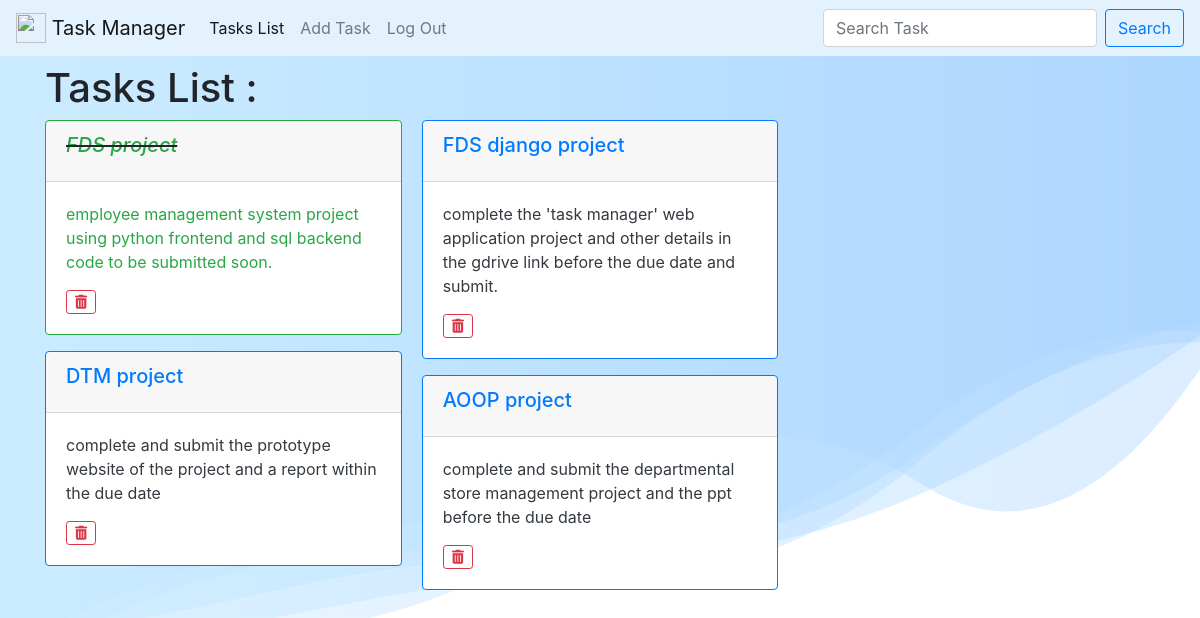
Screenshot of /list_task/ (signed in) with the database file from the repository.
### task_app/models.py (models this page shows)
class Task(models.Model):
    title = models.CharField(max_length=100)
    description = models.TextField(null=True,blank=True)
    complete = models.BooleanField(default=False)
    created = models.DateTimeField(auto_now_add=False)
    manager = models.ForeignKey(User,on_delete=models.CASCADE)
    def __str__(self):
        return f'{self.title}'

### task_app/views.py (the view)
# urls.py: path('list_task/',views.list_task,name='list_task'),
@login_required
def list_task(request):
    all_tasks = models.Task.objects.filter(manager=request.user)
    context = {
        'all_tasks' : all_tasks
    }
    return render(request,'task_app/list_task.html',context=context)

### task_app/templates/task_app/list_task.html
{% extends 'task_app/navbar.html' %} {% block content2 %}
<h1 class="my-2">Tasks List :</h1>
<div class="card-columns">
  {% for task in all_tasks %} {% if task.complete %}
  <div class="card border-success mb-3" style="max-width: 25rem">
    <div class="card-header">
      <i
        ><s>
          <h5 class="card-title">
            <a
              href="{% url 'task_app:detail_task' task.id %}"
              class="text-success"
            >
              {{task}}
            </a>
          </h5>
        </s></i
      >
    </div>
    <div class="card-body text-success">
      <p class="card-text m-0">{{task.description|linebreaks}}</p>
      <a
        href="{% url 'task_app:delete_task' task.id%}"
        class="btn btn-outline-danger btn-sm"
        ><i class="fa-solid fa-trash-can"></i
      ></a>
    </div>
  </div>
  {% else %}
  <div class="card border-primary mb-3" style="max-width: 25rem">
    <div class="card-header">
      <h5 class="card-title">
        <a href="{% url 'task_app:detail_task' task.id %}"> {{task}} </a>
      </h5>
    </div>
    <div class="card-body text-dark">
      <p class="card-text m-0">{{task.description|linebreaks}}</p>
      <a
        href="{% url 'task_app:delete_task' task.id%}"
        class="btn btn-outline-danger btn-sm"
        ><i class="fa-solid fa-trash-can"></i
      ></a>
    </div>
  </div>
  {% endif %} {% endfor %}
</div>
{% endblock content2 %}

### task_app/templates/task_app/navbar.html (shortened to what this page needs)
{% extends 'task_app/base.html' %} {% block content %}
<nav
  class="navbar navbar-expand-lg navbar-light"
  style="background-color: #e3f2fd"
>
  <a class="navbar-brand" href="#">
    <img
      src="https://play-lh.googleusercontent.com/pjUulZ-Vdo7qPKxk3IRhnk8SORPlgSydSyYEjm7fGcoXO8wDyYisWXwQqEjMryZ_sqK2"
      width="30"
      height="30"
      class="d-inline-block align-top"
      alt=""
    />
    Task Manager</a
  >
  <div class="collapse navbar-collapse" id="navbarNav">
    <ul class="navbar-nav mr-auto">
      <li class="nav-item active">
        <a class="nav-link" href="{% url 'task_app:list_task' %}"
          >Tasks List<span class="sr-only">(current)</span></a
        >
      </li>
      <li class="nav-item">
        <a class="nav-link" href="{% url 'task_app:add_task' %}">Add Task</a>
      </li>
      {% if user.is_authenticated %}
      <li class="nav-item">
        <a class="nav-link" href="{% url 'members:logout_user' %}">Log Out</a>
      </li>
      {% endif %}
    </ul>
    <form
      method="POST"
      action="{% url 'task_app:searchbar' %}"
      class="form-inline my-2 my-lg-0"
    >
      <input
        class="form-control mr-sm-2"
        type="search"
        placeholder="Search Task"
        aria-label="Search"
        name="searched"
      />
      <button class="btn btn-outline-primary my-2 my-sm-0">Search</button>
    </form>
  </div>
</nav>
<div class="container">{% block content2 %}{% endblock content2 %}</div>
{% endblock content %}

### task_app/templates/task_app/base.html (shortened to what this page needs)
{% load static %}
<html lang="en">
  <head>
    <link
      rel="stylesheet"
      href="https://cdn.jsdelivr.net/npm/bootstrap@4.0.0/dist/css/bootstrap.min.css"
    />
  </head>
  <body>
     {% block content %}{% endblock content %}
  </body>
</html>

### rows the page displays
Task: title "FDS project", description "employee management system project using python frontend and sql backend code to be submitted soon."
Task: title "DTM project", description "complete and submit the prototype website of the project and a report within the due date"
Task: title "FDS django project", description "complete the 'task manager' web application project and other details in the gdrive link before the due date and submit."
Task: title "AOOP project", description "complete and submit the departmental store management project and the ppt before the due date"
